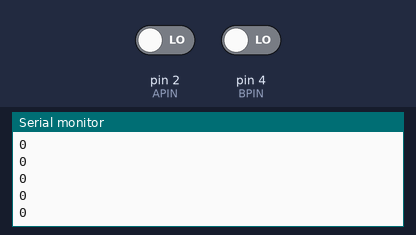
This sketch was run on a simulated Arduino Uno, built with avr-gcc and run on an emulated ATmega328P. Parts: the last lines printed to the serial monitor. The test bench sets the inputs (shaded band); at power-on: pin 2 (APIN) LOW, pin 4 (BPIN) LOW.

Above: at 1.2 s.
1.3 s: pin 2 (APIN) driven HIGH
At 1.8 s:
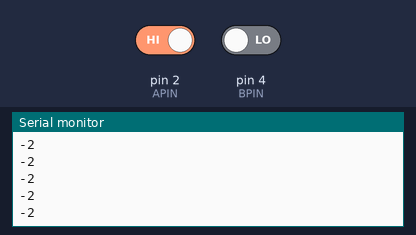
2.8 s: pin 4 (BPIN) driven HIGH
At 3.6 s:
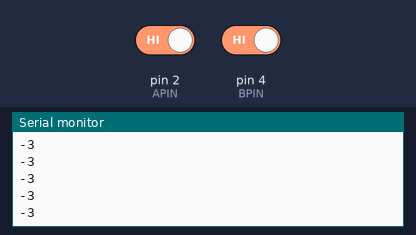
4.3 s: pin 2 (APIN) driven LOW
At 5.2 s:
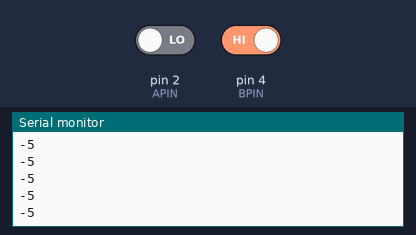
5.8 s: pin 4 (BPIN) driven LOW
At 6.3 s:
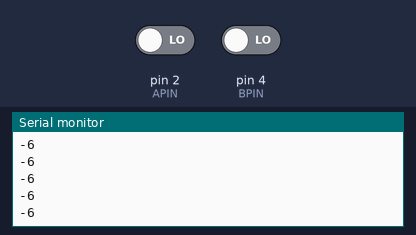
Timing chart, 0 to 8.3 s (numbered marks = the images above; inputs shaded):
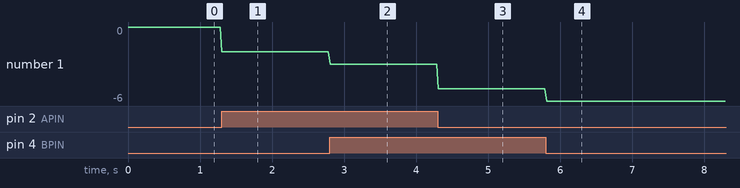

The sketch:

encoderReading.ino
```cpp
/*Jesus Ledezma
 *Exercise 2 of Assignment 1
 *Date of Creation: 9/4/2025
 *Notes: Don't need pullup resitor from Arduino in code, connect + to 5v. Connect DT to APIN (2 in this case), and CLK to BPIN for "proper" CW and CCW
 */

int APIN = 2;
int BPIN = 4;
int thisA;
int thisB;
int lastA;
int lastB;

volatile long encoderCounts = 0;
unsigned long desired_Ts_ms = 25; // desired sample time in milliseconds
unsigned long last_time_ms;

void setup() {
  // put your setup code here, to run once:
  Serial.begin(9600);
  pinMode(APIN, INPUT);
  pinMode(BPIN, INPUT);

  attachInterrupt(digitalPinToInterrupt(APIN), APIN_Interrupt,CHANGE);
}

void APIN_Interrupt(){
  thisA = digitalRead(APIN);
  thisB = digitalRead(BPIN);

  if (thisA == thisB) {
    encoderCounts+=2;
    //rotated 2 counts in one direction
  } else {
    encoderCounts-=2;
    // 2 counts in other direction
  }

  lastA = thisA;
  lastB = thisB;
}

long MyEnc() {
  thisA = digitalRead(APIN);
  thisB = digitalRead(BPIN);
  int prev = (lastA << 1) | lastB;
  int curr = (thisA << 1) | thisB;

  switch(prev) {
    case 0b00:
      if(curr == 0b01) encoderCounts++; // CW
      else if(curr == 0b10) encoderCounts--; // CCW
      break;
    case 0b01:
      if(curr == 0b11) encoderCounts++; // CW
      else if(curr == 0b00) encoderCounts--; // CCW
      break;
    case 0b11:
      if(curr == 0b10) encoderCounts++; // CW
      else if(curr == 0b01) encoderCounts--; // CCW
      break;
    case 0b10:
      if(curr == 0b00) encoderCounts++; // CW
      else if(curr == 0b11) encoderCounts--; // CCW
      break;
}
  lastA = thisA;
  lastB = thisB;

  return encoderCounts;
}
void loop() {
  Serial.println(MyEnc());
  while (millis()<last_time_ms + desired_Ts_ms) {
  //wait until desired time passes to go top of the loop
  }
  last_time_ms = millis();
}
```

Measured:
- after the input at 1.3 s, the serial monitor: prints a new line at once (image 1)
- after the input at 2.8 s, the serial monitor: prints a new line at once (image 2)
- after the input at 4.3 s, the serial monitor: prints a new line at once (image 3)
- after the input at 5.8 s, the serial monitor: prints a new line at once (image 4)
- plotted number 1: 0 → -2 after the input at 1.3 s, -2 → -3 after the input at 2.8 s, -3 → -5 after the input at 4.3 s, -5 → -6 after the input at 5.8 s
